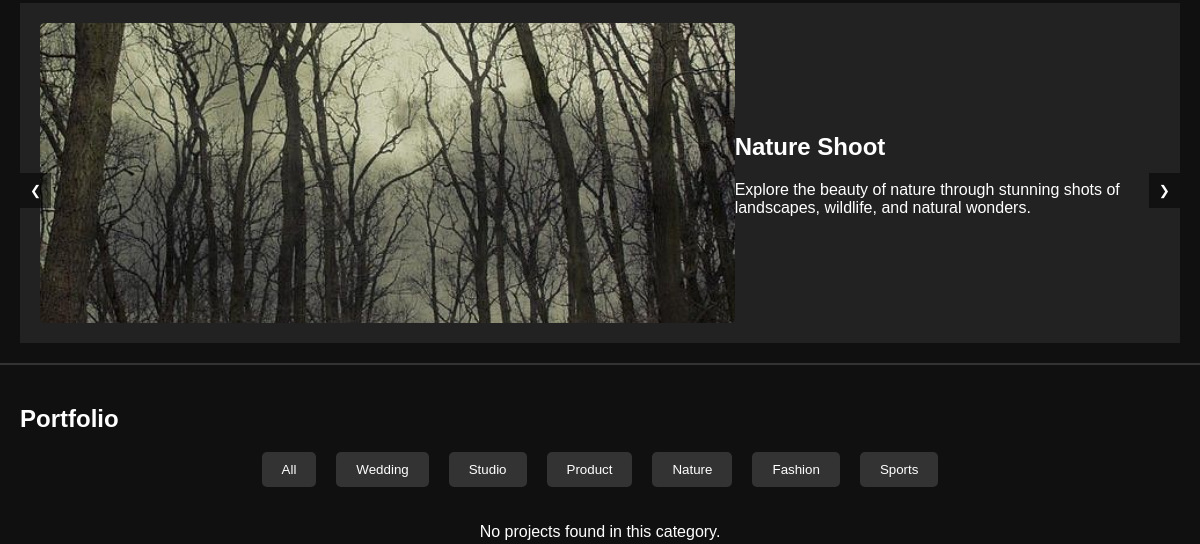
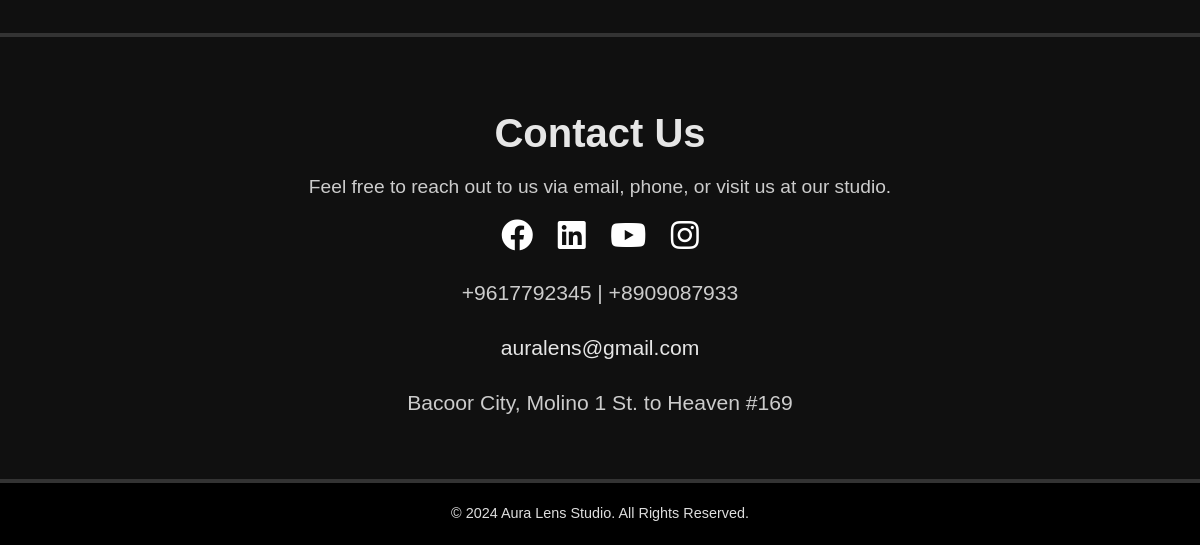
Before: / (lower part) with the older database file (2 pictures, top to bottom).
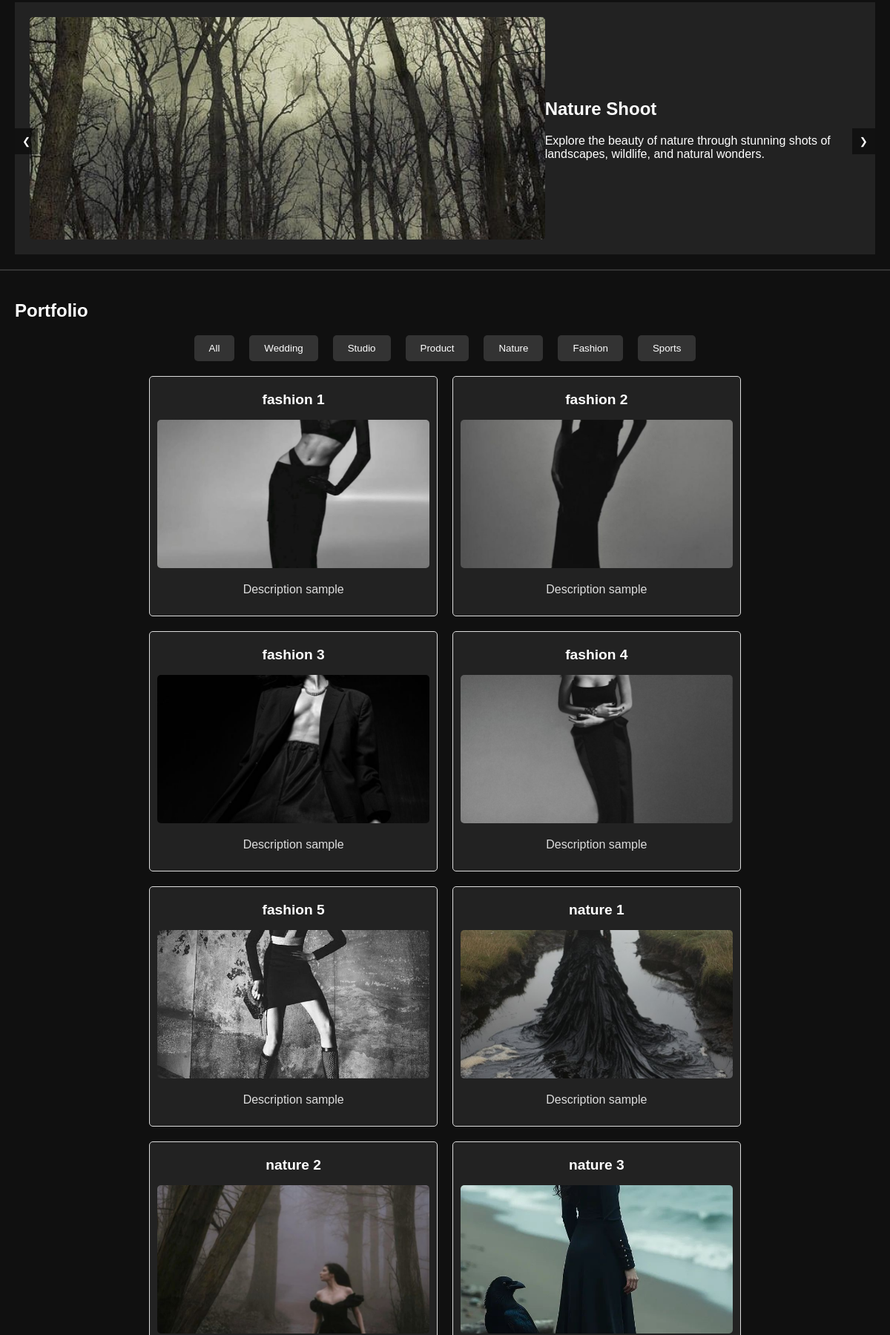
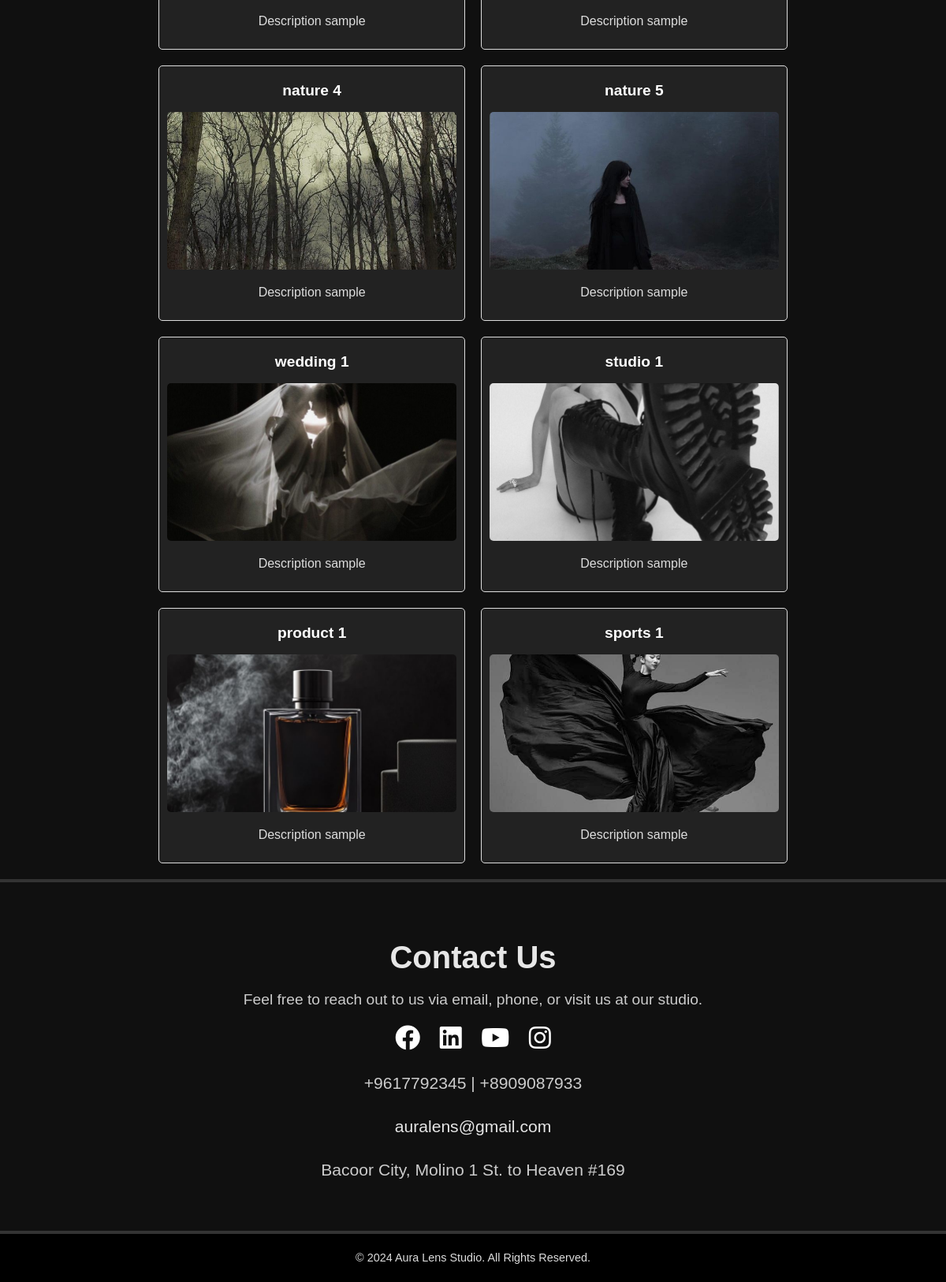
After: the same page with the newer database file (2 pictures, top to bottom).
### backend/models.py (models this page shows, shortened)
class PortfolioProject(models.Model):
    CATEGORY_CHOICES = [
        ('fashion', 'Fashion'),
        ('nature', 'Nature'),
        ('wedding', 'Wedding'),
        ('product', 'Product'),
        ('studio', 'Studio'),
        ('sports', 'Sports'),
    ]
    title = models.CharField(max_length=255)
    description = models.TextField()
    image = models.ImageField(upload_to='portfolio_images/')
    category = models.CharField(max_length=50, choices=CATEGORY_CHOICES, default='fashion')
    created_at = models.DateTimeField(auto_now_add=True)  # Automatically set when a project is created
    updated_at = models.DateTimeField(auto_now=True)      # Automatically set whenever a project is updated

### backend/views.py (the view)
# urls.py: path('', views.landing_page, name='landing_page'),  # Landing page
def landing_page(request):
    portfolio_projects = PortfolioProject.objects.all()
    context = {
        'about_us': (
            "Aura Lens Studio is where life’s beauty meets the art of photography. "
            "We specialize in capturing life’s cherished moments and turning them into timeless works of art. "
            "From dreamy weddings and professional studio sessions to captivating product shots, breathtaking nature photography, "
            "high-fashion editorials, and dynamic sports captures, our expertise spans a wide range of styles. "
            "Looking for the perfect photographer for your next project? Let’s make it happen!"
        ),
        'services': [
            {'name': "Nature Shoot", 'description': "Explore the beauty of nature through stunning shots of landscapes, wildlife, and natural wonders.", 'image': 'images/nature_services.png'},
            {'name': "Studio Shoot", 'description': "Professional portraits, headshots, and family photos in our studio.", 'image': 'images/studio_services.png'},
            {'name': "Wedding Shoot", 'description': "Timeless wedding photos that capture the joy of your special day.", 'image': 'images/wedding_services.png'},
            {'name': "Product Shoot", 'description': "High-quality images that showcase your products' features.", 'image': 'images/product_services.png'},
            {'name': "Fashion Shoot", 'description': "Creative and vibrant fashion photography.", 'image': 'images/fashion_services.png'},
            {'name': "Sports Shoot", 'description': "Dynamic, high-energy shots of sports moments.", 'image': 'images/sports_services.png'},
        ],
        'portfolio': portfolio_projects,
        'contact_us': (
            "Feel free to reach out to us via email, phone, or visit us at our studio."
        ),
        'contact_details': {
            'phone1': "+9617792345",
            'phone2': "+8909087933",
            'email': "auralens@gmail.com",
            'address': "Bacoor City, Molino 1 St. to Heaven #169",
            'social_media': {
                'facebook': "https://www.facebook.com",
                'linkedin': "https://www.linkedin.com",
                'youtube': "https://www.youtube.com",
                'instagram': "https://www.instagram.com",
            },
        },
    }
    return render(request, 'landing_page.html', context)

### templates/landing_page.html (shortened to what this page needs)
<!DOCTYPE html>
{% load static %}
<html lang="en">
<head>
    <link rel="stylesheet" href="{% static 'css/style.css' %}">
    <link rel="stylesheet" href="https://cdnjs.cloudflare.com/ajax/libs/font-awesome/5.15.4/css/all.min.css">
</head>
<body>
    <section id="services">
        <div class="carousel-container">
            <div class="carousel">
                {% for service in services %}
                <div class="carousel-item">
                    <img src="{% static service.image %}" alt="{{ service.name|default:'Service Image' }}">
                    <div>
                        <h2>{{ service.name }}</h2>
                        <p>{{ service.description }}</p>
                    </div>
                </div>
                {% empty %}
                <p>No services are available at the moment. Check back later!</p>
                {% endfor %}
            </div>
            <div class="carousel-controls">
                <button class="carousel-button" onclick="prevSlide()">&#10094;</button>
                <button class="carousel-button" onclick="nextSlide()">&#10095;</button>
            </div>
        </div>
    </section>
    <section id="portfolio">
        <h1>Portfolio</h1>
        <div class="portfolio-nav">
            <button onclick="filterPortfolio('all')">All</button>
            <button onclick="filterPortfolio('wedding')">Wedding</button>
            <button onclick="filterPortfolio('studio')">Studio</button>
            <button onclick="filterPortfolio('product')">Product</button>
            <button onclick="filterPortfolio('nature')">Nature</button>
            <button onclick="filterPortfolio('fashion')">Fashion</button>
            <button onclick="filterPortfolio('sports')">Sports</button>
        </div>
        <div class="portfolio">
            {% for project in portfolio %}
            <div class="portfolio-item {{ project.category }}">
                <h2>{{ project.title }}</h2>
                {% if project.image %}
                <img src="{{ project.image.url }}" alt="{{ project.title }}">
                {% else %}
                <img src="{% static 'images/placeholder.png' %}" alt="No Image Available">
                {% endif %}
                <p>{{ project.description|default:"Description not available for this project." }}</p>
            </div>
            {% empty %}
            <p>No projects found in this category.</p>
            {% endfor %}
        </div>
    </section>
    <section id="contact-us" class="contact-section">
        <h1>Contact Us</h1>
        <p>{{ contact_us|default:"Feel free to reach out to us for any inquiries or collaborations!" }}</p>
        <div class="social-media">
            <a href="{{ contact_details.social_media.facebook }}" target="_blank"><i class="fab fa-facebook"></i></a>
            <a href="{{ contact_details.social_media.linkedin }}" target="_blank"><i class="fab fa-linkedin"></i></a>
            <a href="{{ contact_details.social_media.youtube }}" target="_blank"><i class="fab fa-youtube"></i></a>
            <a href="{{ contact_details.social_media.instagram }}" target="_blank"><i class="fab fa-instagram"></i></a>
        </div>
        <div class="contact-details">
            <p>{{ contact_details.phone1 }} | {{ contact_details.phone2 }}</p>
            <p><a href="mailto:{{ contact_details.email }}">{{ contact_details.email }}</a></p>
            <p>{{ contact_details.address }}</p>
        </div>
    </section>
    <footer>
        <p>© 2024 Aura Lens Studio. All Rights Reserved.</p>
    </footer>
</body>
</html>

### static/css/style.css (style rules this page uses)
body { font-family: Arial, sans-serif; margin: 0; padding: 0; background-color: #101010; color: #ffffff; }
section { padding: 20px; border-bottom: 2px solid #333; }
.services, .portfolio { display: flex; flex-wrap: wrap; gap: 20px; justify-content: center; }
.carousel-container { position: relative; width: 100%; overflow: hidden; }
.carousel { display: flex; transition: transform 0.5s ease-in-out; }
.carousel-item { min-width: 100%; box-sizing: border-box; display: flex; justify-content: center; align-items: center; background-color: #222; padding: 20px; color: white; }
.carousel-item img { width: 100%; height: 300px; object-fit: cover; border-radius: 5px; }
.carousel-controls { position: absolute; top: 50%; width: 100%; display: flex; justify-content: space-between; }
.carousel-button { background-color: rgba(0, 0, 0, 0.5); color: white; border: none; padding: 10px; cursor: pointer; transition: background-color 0.3s ease; }
.portfolio-nav { display: flex; justify-content: center; margin-bottom: 20px; }
.portfolio-nav button { background-color: #333; color: white; padding: 10px 20px; border: none; border-radius: 5px; margin: 0 10px; cursor: pointer; }
.portfolio { display: flex; flex-wrap: wrap; gap: 20px; justify-content: center; }
.portfolio-item { border: 1px solid #ddd; padding: 10px; border-radius: 5px; width: calc(33.33% - 20px); background-color: #222; color: white; text-align: center; }
.portfolio-item img { width: 100%; height: 200px; object-fit: cover; border-radius: 5px; }
.portfolio-item h2 { font-size: 1.2em; margin-top: 10px; }
.portfolio-item p { font-size: 1em; color: #ddd; }
.contact-section { background-color: 101010; color: white; text-align: center; padding: 40px 20px; border-top: 2px solid #333; }
.contact-section h1 { font-size: 2.5em; margin-bottom: 20px; color: #E6E6E6; }
.contact-section p { font-size: 1.2em; margin-bottom: 20px; color: #ccc; }
.contact-section .social-media { margin-bottom: 20px; }
.contact-section .social-media a { margin: 0 10px; color: white; font-size: 2em; transition: transform 0.3s ease, color 0.3s ease; }
.contact-section .contact-details { font-size: 1.1em; margin-top: 20px; line-height: 1.6; }
.contact-section .contact-details a { color: #E6E6E6; text-decoration: none; transition: color 0.3s ease; }
footer { background-color: #000000; color: #ddd; text-align: center; padding: 20px; font-size: 0.9em; border-top: 2px solid #333; }
footer p { margin: 0; line-height: 1.5; }

Changed rows visible on the page:
added PortfolioProject: title "fashion 1", image (picture), description "Description sample"
added PortfolioProject: title "fashion 2", image (picture), description "Description sample"
added PortfolioProject: title "fashion 3", image (picture), description "Description sample"
added PortfolioProject: title "fashion 4", image (picture), description "Description sample"
added PortfolioProject: title "fashion 5", image (picture), description "Description sample"
added PortfolioProject: title "nature 1", image (picture), description "Description sample"
added PortfolioProject: title "nature 2", image (picture), description "Description sample"
added PortfolioProject: title "nature 3", image (picture), description "Description sample"
added PortfolioProject: title "nature 4", image (picture), description "Description sample"
added PortfolioProject: title "nature 5", image (picture), description "Description sample"
added PortfolioProject: title "wedding 1", image (picture), description "Description sample"
added PortfolioProject: title "studio 1", image (picture), description "Description sample"
added PortfolioProject: title "product 1", image (picture), description "Description sample"
added PortfolioProject: title "sports 1", image (picture), description "Description sample"
Other visible differences:
text no longer shown: "No projects found in this category."
